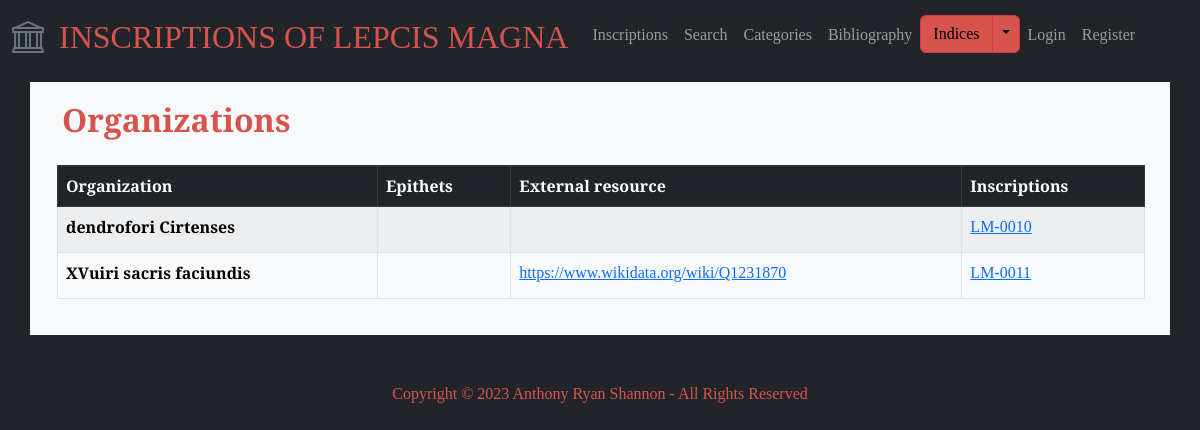
Screenshot of /organizations with the database file from the repository.
### lepcismagna/models.py (models this page shows, shortened)
class Organization(models.Model):
    name = models.CharField(max_length=255, blank=True)
    epithets = models.CharField(max_length=255, blank=True)
    external_resource = models.URLField(max_length=255, blank=True)
    inscriptions = models.ManyToManyField('Inscription', blank=True)

class Inscription(models.Model):
    entry_creation_time = models.DateTimeField(auto_now_add=True)
    entry_creator = models.ForeignKey(User, on_delete=models.CASCADE, blank=True, null=True)
    is_validated = models.BooleanField(default=False)
    inscription_id = models.CharField(max_length=20, blank=True)
    title = models.CharField(max_length=100, blank=True)
    description = models.TextField(blank=True)
    materials = models.ManyToManyField('Material', blank=True, related_name='materials')
    object_types = models.ManyToManyField('ObjectType', blank=True, related_name='object_types')
    text = models.TextField(blank=True)
    techniques = models.ManyToManyField('Technique', blank=True, related_name='techniques')
    letters = models.TextField(blank=True)
    languages = models.ManyToManyField('Language', blank=True, related_name='languages')
    date = models.CharField(max_length=100)
    findspot_description = models.TextField(blank=True)
    associated_inscriptions = models.ManyToManyField('self', blank=True)
    original_location = models.CharField(max_length=255)
    last_recorded_location = models.CharField(max_length=255)
    repositories = models.ManyToManyField('Repository', blank=True, related_name='repositories')
    categories = models.ManyToManyField('Category', blank=True, related_name='categories')
    transcription_interpretive = models.TextField(blank=True)
    transcription_diplomatic = models.TextField(blank=True)
    transcription_appcrit = models.TextField(blank=True)
    translation_english = models.TextField(blank=True)
    commentary = models.TextField(blank=True)
    epigraphic_references = models.ManyToManyField('EpigraphicReference', blank=True, related_name='epigraphic_references')
    bibliography_text = models.TextField(blank=True)
    bibliography_entries = models.ManyToManyField('Bibliography', blank=True, related_name='bibliography_entries')
    images = models.ManyToManyField('Image', blank=True, related_name='images')
    abbreviations = models.ManyToManyField('Abbreviation', blank=True, related_name='abbreviations')
    age_at_death = models.ManyToManyField('AgeAtDeath', blank=True, related_name='age_at_death')
    divine_sacred_beings = models.ManyToManyField('DivineSacredBeing', blank=True, related_name='divine_sacred_beings')
    emperors_imperial_family = models.ManyToManyField('EmperorImperialFamily', blank=True, related_name='emperors_imperial_family')
    erasures = models.ManyToManyField('Erasure', blank=True, related_name='erasures')
    findspots = models.ManyToManyField('Findspot', blank=True, related_name='findspots')
    fragments = models.ManyToManyField('Fragment', blank=True, related_name='fragments')
    organizations = models.ManyToManyField('Organization', blank=True, related_name='organizations')
    people = models.ManyToManyField('Person', blank=True, related_name='people')
    personal_names = models.ManyToManyField('PersonalName', blank=True, related_name='personal_names')
    place_names = models.ManyToManyField('PlaceName', blank=True, related_name='place_names')
    symbols = models.ManyToManyField('Symbol', blank=True, related_name='symbols')
    words = models.ManyToManyField('Word', blank=True, related_name='words')

### lepcismagna/views.py (the view)
# urls.py: path("organizations", views.organizations, name="organizations"),
def organizations(request):
    organizations = Organization.objects.all()
    return render(request, "lepcismagna/organizations.html", {"organizations": organizations})

### lepcismagna/templates/lepcismagna/organizations.html
{% extends "lepcismagna/layout.html" %} {% block body %}
<div class="index-header">
  <h2>Organizations</h2>
</div>
<table class="table table-striped table-hover table-bordered">
  <thead class="table-dark">
    <tr>
      <th scope="col">Organization</th>
      <th scope="col">Epithets</th>
      <th scope="col">External resource</th>
      <th scope="col">Inscriptions</th>
    </tr>
  </thead>
  <tbody class="table-light">
    {% for organization in organizations %}
    {% if organization.inscriptions.all %}
    <tr>
      <th scope="row">{{ organization.name }}</th>
      <td>{{ organization.epithets }}</td>
      <td><a href="{{ organization.external_resource }}">{{ organization.external_resource }}</a></td>
      <td>
        <ul id="index-inscription-list">
          {% for inscription in organization.inscriptions.all %}
          <li class="inscription-list-item">
            <a href="{% url 'inscription_detail' inscription.inscription_id|default:'No inscription ID' %}">
              {{ inscription.inscription_id }}
            </a>
          </li>
          {% endfor %}
        </ul>
      </td>
    </tr>
    {% endif %}
    {% endfor %}
  </tbody>
</table>
{% endblock %}

### lepcismagna/static/lepcismagna/styles.css (style rules this page uses)
body { font-family: "EB Garamond", serif; font-style: normal; font-variant: normal; }
h2 { color: #d6544d; font-size: 32px; font-weight: 700; line-height: 35px; padding: 10px; }
li:not(last-child) { margin-bottom: 5px; }
.index-header { padding: 10px; }
.inscription-list-item { display: inline-block; margin-right: 10px; }
.table { margin-left: 15px; width: 97.5%; }
#inscriptions-list, #index-inscription-list, #category-items, #dossier-list { list-style: none; padding-left: 0; margin: 0; }

### rows the page displays
Organization: name "dendrofori Cirtenses"
Inscription: inscription_id "LM-0010"
Organization: name "XVuiri sacris faciundis", external_resource "https://www.wikidata.org/wiki/Q1231870"
Inscription: inscription_id "LM-0011"
